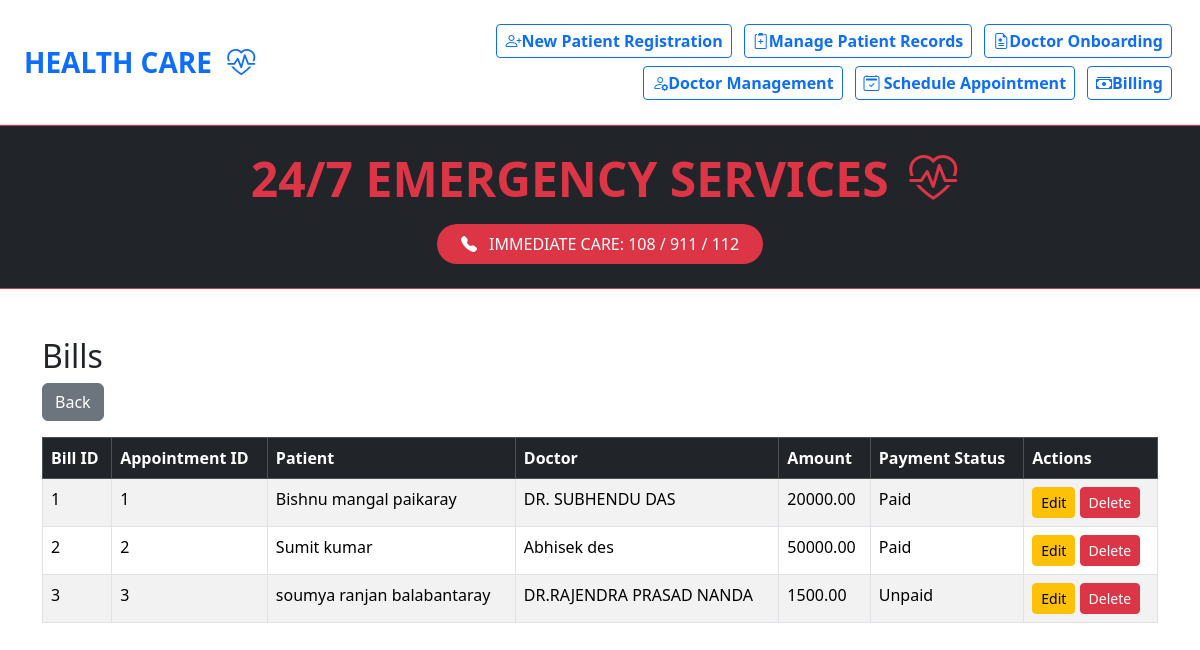
Page /view_bills/ on the committed database.
### app1/models.py (models this page shows, shortened)
class Bill(models.Model):
    BillId = models.AutoField(primary_key=True)
    Appointment = models.OneToOneField(Appointment, on_delete=models.CASCADE)
    Amount = models.DecimalField(max_digits=10, decimal_places=2)
    PAYMENT_CHOICES = [
        ('Paid', 'Paid'),
        ('Unpaid', 'Unpaid'),
    ]
    PaymentStatus = models.CharField(max_length=10, choices=PAYMENT_CHOICES, default='Unpaid')
    class Meta:
        db_table = 'bill'

class Appointment(models.Model):
    AppointmentId = models.AutoField(primary_key=True)
    Patient = models.ForeignKey(Patient, on_delete=models.CASCADE)
    Doctor = models.ForeignKey(Doctor, on_delete=models.CASCADE)
    AppointmentDate = models.DateField()
    AppointmentTime = models.TimeField()
    Description = models.TextField(blank=True, null=True)
    class Meta:
        db_table = 'appointment'

class Patient(models.Model):
    AaadharNo=models.CharField(max_length=12,primary_key=True)
    Name=models.CharField(max_length=50)
    Mob=models.CharField(max_length=10)
    class Meta:
        db_table='patient'

class Doctor(models.Model):
    DoctorId=models.CharField(max_length=3,primary_key=True)
    DoctorName=models.CharField(max_length=50)
    DoctorDepartement=models.CharField(max_length=13)
    class Meta:
        db_table='doctor'

### app1/views.py (the view)
# urls.py: path('view_bills/', ViewBills, name='view_bills'),
def ViewBills(request):
    bills = Bill.objects.all()
    return render(request, 'view_bills.html', {'bills': bills})

### templates/view_bills.html
{% extends 'home.html' %}
{% block content %}
<div class="container mt-5">
    <h2>Bills</h2>
    <a href="{% url 'home' %}" class="btn btn-secondary mb-3">Back</a>
    <div class="table-responsive">
        <table class="table table-bordered table-striped">
            <thead class="table-dark">
                <tr>
                    <th>Bill ID</th>
                    <th>Appointment ID</th>
                    <th>Patient</th>
                    <th>Doctor</th>
                    <th>Amount</th>
                    <th>Payment Status</th>
                    <th>Actions</th>
                </tr>
            </thead>
            <tbody>
                {% for bill in bills %}
                <tr>
                    <td>{{ bill.BillId }}</td>
                    <td>{{ bill.Appointment.AppointmentId }}</td>
                    <td>{{ bill.Appointment.Patient.Name }}</td>
                    <td>{{ bill.Appointment.Doctor.DoctorName }}</td>
                    <td>{{ bill.Amount }}</td>
                    <td>{{ bill.PaymentStatus }}</td>
                    <td>
                        <a href="{% url 'edit_bill' bill.BillId %}" class="btn btn-warning btn-sm">Edit</a>
                        <a href="{% url 'delete_bill' bill.BillId %}" class="btn btn-danger btn-sm">Delete</a>
                    </td>
                </tr>
                {% empty %}
                <tr>
                    <td colspan="7" class="text-center">No bills found.</td>
                </tr>
                {% endfor %}
            </tbody>
        </table>
    </div>
</div>
{% endblock %}

### static/css/css1.css (style rules this page uses)
* { margin: 0; padding: 0; box-sizing: border-box; }

### rows in the picture
Bill: BillId "1", Appointment.AppointmentId "1", Appointment.Patient.Name "Bishnu mangal paikaray", Appointment.Doctor.DoctorName "DR. SUBHENDU DAS", Amount "20000.00", PaymentStatus "Paid"
Bill: BillId "2", Appointment.AppointmentId "2", Appointment.Patient.Name "Sumit kumar", Appointment.Doctor.DoctorName "Abhisek des", Amount "50000.00", PaymentStatus "Paid"
Bill: BillId "3", Appointment.AppointmentId "3", Appointment.Patient.Name "soumya ranjan balabantaray", Appointment.Doctor.DoctorName "DR.RAJENDRA PRASAD NANDA", Amount "1500.00", PaymentStatus "Unpaid"
